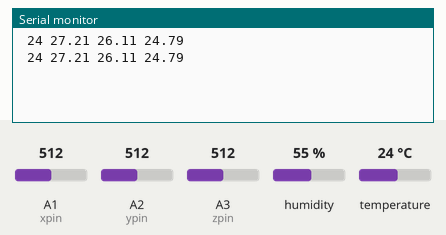
The sketch below on a simulated Arduino Uno, built with avr-gcc and run on an emulated ATmega328P. On the bench: the last lines printed to the serial monitor. The inputs (shaded band) are chosen by the test bench; at power-on: A1 (xpin) = 512, A2 (ypin) = 512, A3 (zpin) = 512, humidity 55 %, temperature 24 °C.

Above: at 1.8 s.
1.9 s: A1 (xpin) set to 716
At 2.6 s:
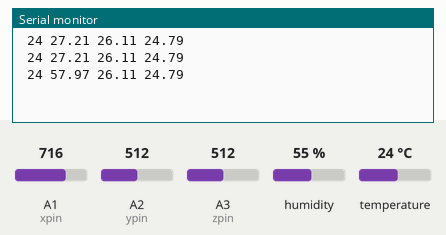
3.4 s: A2 (ypin) set to 716
At 4.7 s:
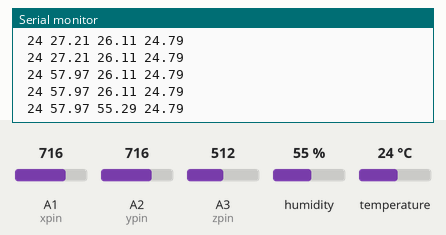
4.9 s: A3 (zpin) set to 716
At 6.0 s:
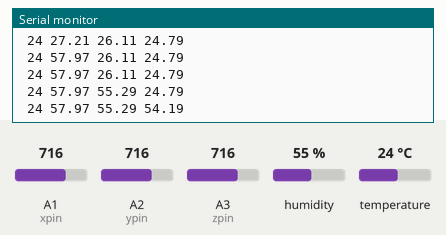
6.4 s: A1 (xpin) set to 992
At 7.5 s:
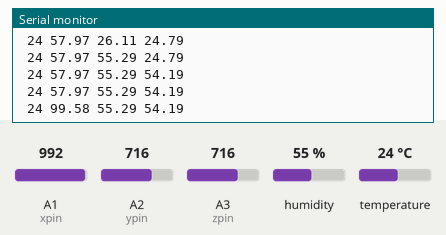
7.9 s: A2 (ypin) set to 992
At 9.1 s:
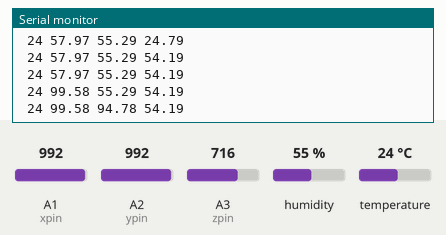
9.4 s: A3 (zpin) set to 992
At 9.4 s:
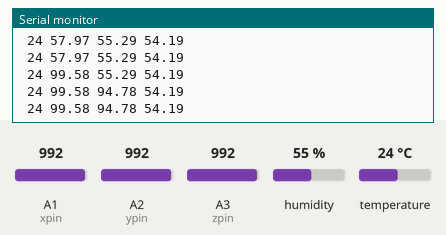
Timing chart, 0 to 11.9 s (numbered marks = the images above; inputs shaded):
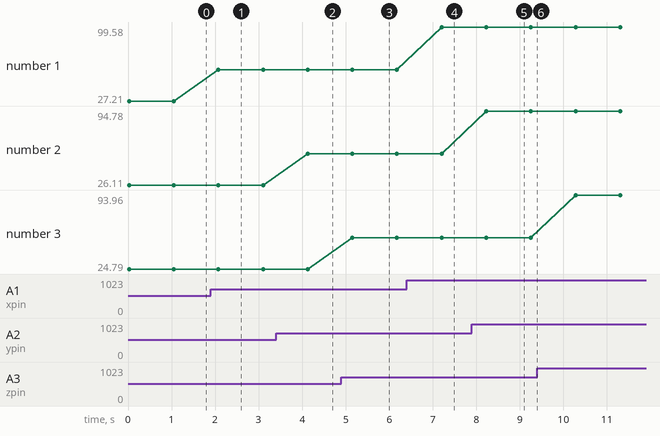

Measured:
- after the input at 1.9 s, the serial monitor: prints a new line after 0.18 s (image 1)
- after the input at 3.4 s, the serial monitor: prints a new line after 0.73 s (image 2)
- after the input at 4.9 s, the serial monitor: prints a new line after 0.25 s (image 3)
- after the input at 6.4 s, the serial monitor: prints a new line after 0.80 s (image 4)
- after the input at 7.9 s, the serial monitor: prints a new line after 0.33 s (image 5)
- plotted number 1: 27.21 → 57.97 after the input at 1.9 s, 57.97 → 99.58 after the input at 6.4 s
- plotted number 2: 26.11 → 55.29 after the input at 3.4 s, 55.29 → 94.78 after the input at 7.9 s
- plotted number 3: 24.79 → 54.19 after the input at 4.9 s, 54.19 → 93.96 after the input at 9.4 s

The sketch:

main.ino
```cpp
#include <dht.h>
#include <SoftwareSerial.h>
dht DHT;
String data, data1;
SoftwareSerial node(8,9);
int temp,humi;

const int xpin = 1;                  // x-axis
const int ypin = 2;                  // y-axis
const int zpin = 3;                  // z-axis


void setup(){
  Serial.begin(9600);
  node.begin(9600);
  DHT.read11(A5);

}

void loop()
{
 int x = analogRead(xpin);  //read from xpin
int y = analogRead(ypin);  //read from ypin
int z = analogRead(zpin);  //read from zpin
  humi=DHT.humidity;
  temp=DHT.temperature;

float zero_G = 512.0; //ADC is 0~1023  the zero g output equal to Vs/2
                      //ADXL335 power supply by Vs 3.3V
float scale = 102.3;  //ADXL335330 Sensitivity is 330mv/g
                       //330 * 1024/3.3/1000


  //Serial.print("Temperature = ");
  //Serial.print(temp);
  //Serial.print("Humidity = ");
  //Serial.print(humi);


float a = (((float)x - 331.5)/65*9.8);  //print x value on serial monitor
float b = (((float)y - 329.5)/68.5*9.8);  //print y value on serial monitor
float c = (((float)z - 340)/68*9.8);  //print z value on serial monitor


  //data = String(":") + String(temp) + String(":")+String(humi);
  //data1 = String(a) + String(":") + String(b) + String(":") + String(c);

  data = String(" ") + String(temp) + String(" ") + String(a) + String(" ") + String(b) + String(" ") + String(c);

  Serial.println(data);
  node.println(data);
  delay(1000);
}
```
